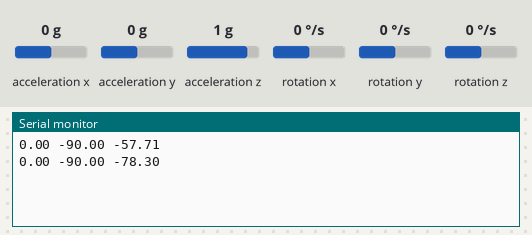
Recording of a sketch running on a simulated Arduino Uno, built with avr-gcc and run on an emulated ATmega328P. On the bench: the last lines printed to the serial monitor. Wiring (inferred from the names in the program): MPU-6050 motion sensor at I2C address 0x68. Inputs (shaded band) come from the test bench; at power-on: acceleration x 0 g, acceleration z 1 g, rotation y 0 °/s, acceleration y 0 g, rotation x 0 °/s, rotation z 0 °/s.

Above: at 3.3 s.
3.4 s: acceleration x set to -1.4 g
At 4.0 s:
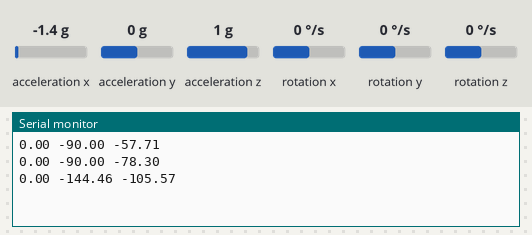
4.9 s: acceleration z set to -1.4 g
At 5.6 s:
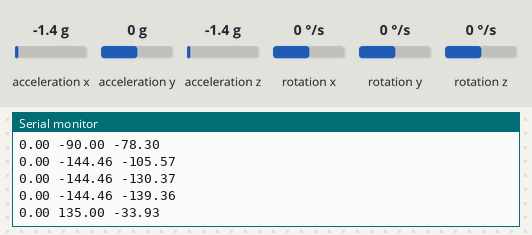
6.4 s: rotation y set to -192 °/s
At 7.1 s:
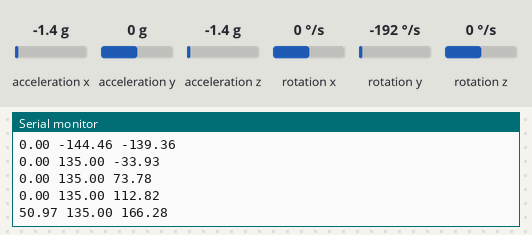
Timing chart, 0 to 9.4 s (numbered marks = the images above; inputs shaded):
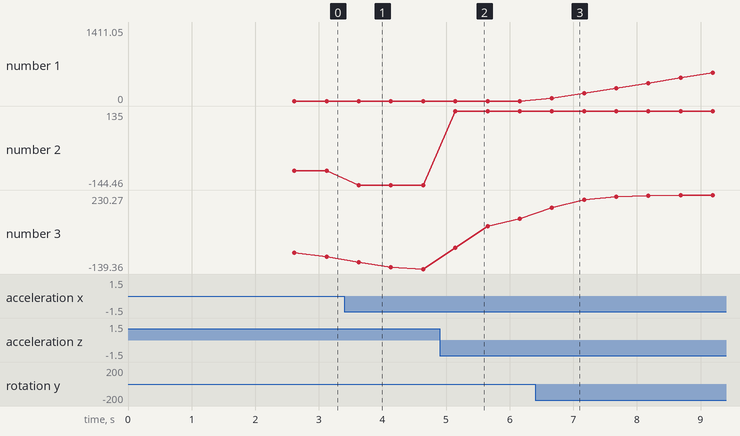

Measured:
- after the input at 3.4 s, the serial monitor: prints a new line after 0.23 s (image 1)
- after the input at 4.9 s, the serial monitor: prints a new line after 0.25 s (image 2)
- after the input at 6.4 s, the serial monitor: prints a new line after 0.26 s (image 3)
- plotted number 1: 0 → 1411.05 after the input at 6.4 s
- plotted number 2: -90 → -144.46 after the input at 3.4 s, -144.46 → 135 after the input at 4.9 s
- plotted number 3: -78.3 → -139.36 after the input at 3.4 s, -139.36 → 112.82 after the input at 4.9 s, 112.82 → 230.21 after the input at 6.4 s

The sketch:

listing_8_1.ino
```cpp
#include "gyro_acsel.h"

//Переменные управления интервалами опроса гироприбора и интервалами управления
unsigned long dt;
unsigned long t0;
unsigned long t2;

double AcYsum, GyXsum0;

double OldGyro = 0;
double OldAcYsum = 0;
double AcYsumOld = 0;

int32_t t_period;

//double   _1_d_131 = 1.0 * DEG_TO_RAD / 131.0;
double   _1_d_131 = 1.0  / 131.0;
double Acsel = 0;
double Gyro = 0;

void setup() {
  Serial.begin(115200);
  Serial.println();
  giroscop_setup();
  delay(100);
  Calc_CompensatorZ(2000);
  t0 = micros() - 5000;
  t2 = micros();
}

void loop()
{
  t_period = 5000;
  static int i = 0; // для торможения вывода
  uint32_t micros_;
  micros_ = micros();
  //Если период < t2 (прошло 5000 если да, проиводим очередной расчет)
  if (micros_ < t2) return;
   dt = micros() - t0; // Длительность предыдущего периода регулирования.
  t0 += dt; //Точка начала нового периода регулирования.
  //переводим в секунды время от предыдущего опроса.
  double Dt = double(dt) * 0.000001;
  //Опрос гироприбора:
  Data_mpu6050();
  //Расчет угла по показаниям акселерометра
  //с учетом поворота прибора
  double Atan = atan2(AcX, AcZ);
  if(Atan>-PI/2.0)
  Acsel = (Atan-PI/2.0) * RAD_TO_DEG;
  else Acsel = (PI*3.0/2.0+Atan) * RAD_TO_DEG;
  // скорость угловая - падения
  Gyro = - (float(GyY) - CompensatorY)  * _1_d_131;
  //Комплементарный фильтр
  AcYsum = ONE_ALFA * (OldAcYsum + Gyro * Dt) + ALFA * Acsel;
  GyXsum0 =GyXsum0+Gyro * Dt;
  OldAcYsum = AcYsum;
  t2 = t0 + t_period;
 if (i > 100)
  {
    i = 0;
   Serial.print(GyXsum0);
    Serial.print(" ");
    Serial.print(Acsel);
    Serial.print(" ");
    Serial.println(AcYsum);
  }
  i++;
}
```

gyro_acsel.h
```cpp
// Библиотека для работы с протоколом I2C (порты A5/SCL и A4/SDA)
#include <Wire.h>

#define ALFA 0.01
#define ONE_ALFA 0.99//

// упрощеный I2C адрес нашего гироскопа/акселерометра MPU-6050.
const int MPU_addr = 0x68;
// переменные для хранения данных возвращаемых прибором.
int16_t AcX, AcY, AcZ, Tmp, GyX, GyY, GyZ;
double CompensatorZ, CompensatorX, CompensatorY,  CompensatorAcX;
unsigned long timer = 0;
/////////////////////////////////////////////////////////////////////////
//// Считывание данных с mpu6050
/////////////////////////////////////////////////////////////////////////
void Data_mpu6050()
{
  Wire.beginTransmission(MPU_addr);
  Wire.write(0x3B);  //Готовим для чтения регистры  с адреса 0x3B.
  Wire.endTransmission(false);
  // Запрос 14 регистров.
  Wire.requestFrom(MPU_addr, 14, true);
  // 0x3B (ACCEL_XOUT_H) & 0x3C (ACCEL_XOUT_L)
  AcX = Wire.read() << 8 | Wire.read();
  // 0x3D (ACCEL_YOUT_H) & 0x3E (ACCEL_YOUT_L)
  AcY = Wire.read() << 8 | Wire.read();
  // 0x3F (ACCEL_ZOUT_H) & 0x40 (ACCEL_ZOUT_L)
  AcZ = Wire.read() << 8 | Wire.read();
  // 0x41 (TEMP_OUT_H) & 0x42 (TEMP_OUT_L)
  Tmp = Wire.read() << 8 | Wire.read();
  // 0x43 (GYRO_XOUT_H) & 0x44 (GYRO_XOUT_L)
  GyX = Wire.read() << 8 | Wire.read();
  // 0x45 (GYRO_YOUT_H) & 0x46 (GYRO_YOUT_L)
  GyY = Wire.read() << 8 | Wire.read();
  // 0x47 (GYRO_ZOUT_H) & 0x48 (GYRO_ZOUT_L)
  GyZ = Wire.read() << 8 | Wire.read();
}
/////////////////////////////////////////////////////////////////////////
/// Запуск гироскопа
/////////////////////////////////////////////////////////////////////////
void giroscop_setup()
{
  /* Enable I2C */
  Wire.begin();//22,23); //SDA //SCL
#ifdef ESP8266
  Wire.setClockStretchLimit(1000); // Allow for 1000us of clock stretching
#endif
  Wire.beginTransmission(MPU_addr);
  Wire.write(0x6B);  // Производим запись в регистр энергосбережения MPU-6050
  Wire.write(0);     // устанавливем его в ноль
  Wire.endTransmission(true);
  CompensatorZ = 0;
  CompensatorX = 0;
  CompensatorY = 0;
}
/////////////////////////////////////////////////////////////////////////
// Компенсация нуля гироскопа
void Calc_CompensatorZ(float mill_sec)
{
  long ms = mill_sec;
  float i = 0;
  CompensatorZ = 0;
  CompensatorX = 0;
  CompensatorY = 0;
  timer = millis();
  unsigned long endtime = millis() + ms;
  while (endtime > timer) {
    timer = millis();
    Data_mpu6050();
    CompensatorZ += (float)(GyZ);
    CompensatorX += (float)(GyX);
    CompensatorY += (float)(GyY);
    delay(2);
    i++;
  }
  CompensatorZ /= i;
  CompensatorX /= i;
  CompensatorY /= i;
}
```
